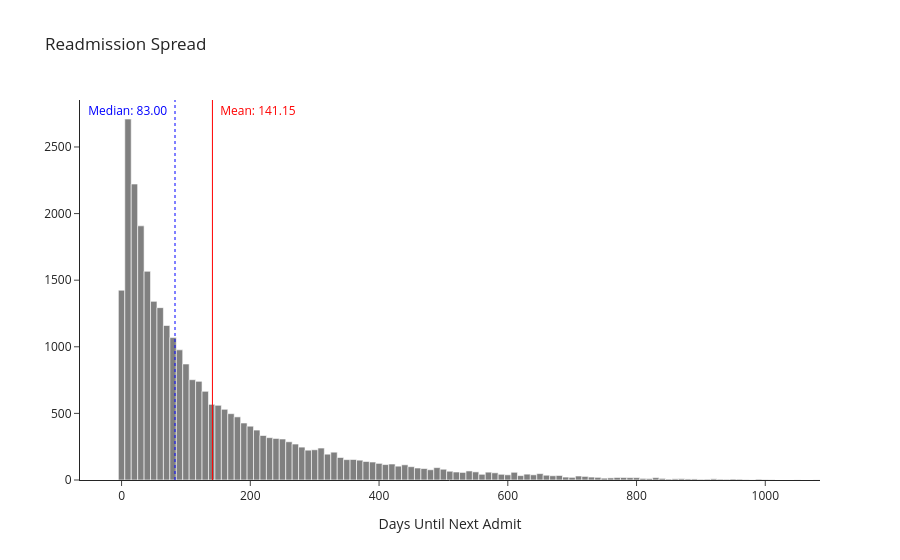

Notebook source saved alongside this figure:
### Code cell
fig = go.Figure(
    data = [
        go.Histogram(
            x = days_until_next_admit,
            showlegend = False,
            marker_color = "grey",
        )
    ],
    layout = {
        "title": "Readmission Spread",
        "xaxis_title": "Days Until Next Admit",
    }
)
fig.update_layout(template = "simple_white")
fig.add_vline(
    x = np.mean(days_until_next_admit),
    line_width = 1,
    opacity = 1,
    line_color = "red",
    annotation_font_color = "red",
    annotation_text = f"  Mean: {np.mean(days_until_next_admit):.2f}  ",
    annotation_position = "top right",
)
fig.add_vline(
    x = np.median(days_until_next_admit),
    line_width = 1,
    opacity = 1,
    line_dash = "dot",
    line_color = "blue",
    annotation_font_color = "blue",
    annotation_text = f"  Median: {np.median(days_until_next_admit):.2f}  ",
    annotation_position = "top left",
)
fig.show()
Path(f"plots/{inpatient_key}").mkdir(parents=True, exist_ok=True)
fig.write_html(f"plots/{inpatient_key}/last_admit.html")

### Figure 1 — Plotly figure (JSON) as saved in the notebook; plotly's stock layout.template omitted (floating-point values rounded to 4 significant figures; data arrays with more than 128 entries replaced by an {"elided": "..."} marker saying what was removed)
{"data": [{"marker": {"color": "grey"}, "showlegend": false, "type": "histogram", "x": {"elided": "28993 float values"}}], "layout": {"annotations": [{"font": {"color": "red"}, "showarrow": false, "text": "  Mean: 141.15  ", "x": 141.2, "xanchor": "left", "xref": "x", "y": 1, "yanchor": "top", "yref": "y domain"}, {"font": {"color": "blue"}, "showarrow": false, "text": "  Median: 83.00  ", "x": 83, "xanchor": "right", "xref": "x", "y": 1, "yanchor": "top", "yref": "y domain"}], "shapes": [{"line": {"color": "red", "width": 1}, "opacity": 1, "type": "line", "x0": 141.2, "x1": 141.2, "xref": "x", "y0": 0, "y1": 1, "yref": "y domain"}, {"line": {"color": "blue", "dash": "dot", "width": 1}, "opacity": 1, "type": "line", "x0": 83, "x1": 83, "xref": "x", "y0": 0, "y1": 1, "yref": "y domain"}], "title": {"text": "Readmission Spread"}, "xaxis": {"title": {"text": "Days Until Next Admit"}}}}
